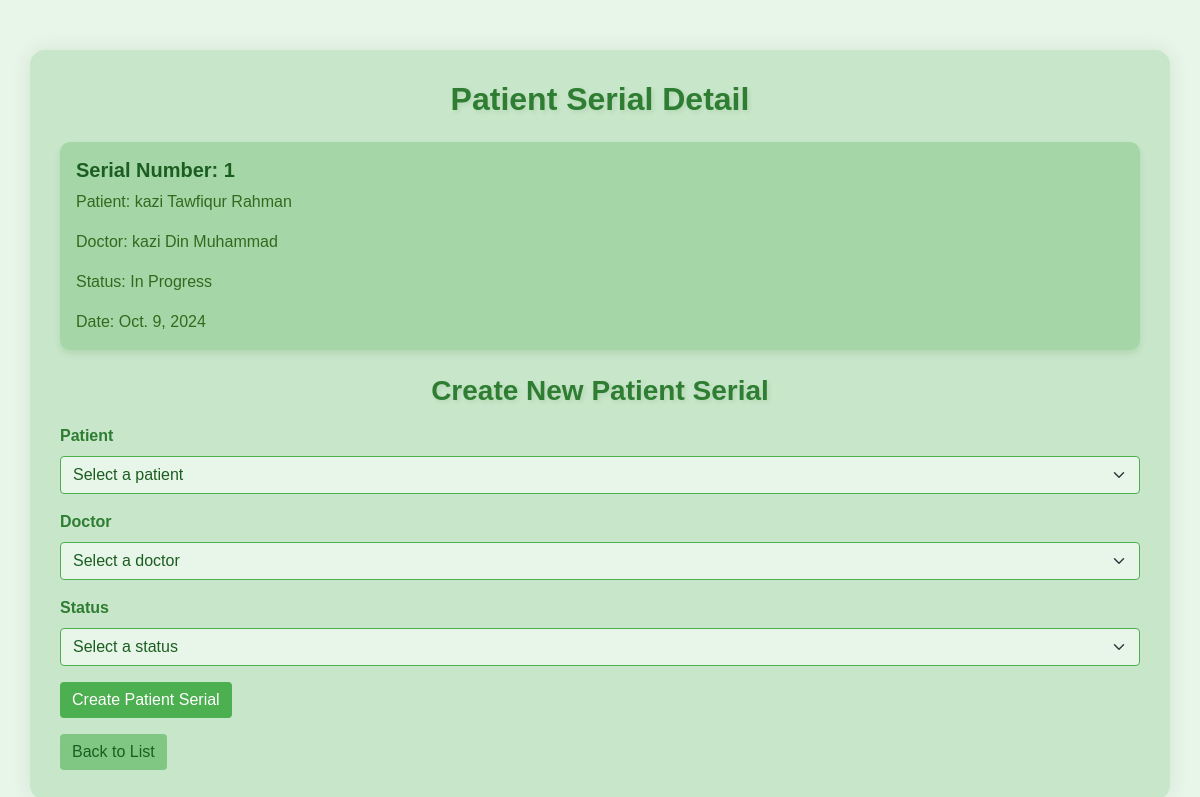
Page /patient-serials/1/ on the committed database.
### hospital/models.py (models this page shows, shortened)
class PatientSerial(models.Model):
    STATUS_CHOICES = [
        ('waiting', 'Waiting'),
        ('in_progress', 'In Progress'),
        ('completed', 'Completed'),
        ('cancelled', 'Cancelled'),
    ]
    patient = models.ForeignKey('Patient', on_delete=models.CASCADE,
                                blank=True, null=True)
    doctor = models.ForeignKey('Doctor', on_delete=models.CASCADE,
                                blank=True, null=True)
    date = models.DateField(default=timezone.now)
    serial_number = models.PositiveIntegerField()
    status = models.CharField(max_length=20, choices=STATUS_CHOICES,
                              default='waiting')
    created_at = models.DateTimeField(auto_now_add=True)
    class Meta:
        ordering = ['date', 'serial_number']
        constraints = [
            models.UniqueConstraint(
                fields=['doctor', 'date', 'serial_number'],
                name='unique_doctor_date_serial'
            )
        ]
    @property
    def get_status_display(self):
        return dict(self.STATUS_CHOICES)[self.status]

class Patient(models.Model):
    PATIENT_TYPES = [
        ('indoor', 'Indoor'),
        ('outdoor', 'Outdoor'),
    ]
    name = models.CharField(max_length=200, null=True, blank=True)
    date_of_birth = models.DateField(null=True, blank=True)
    gender = models.CharField(max_length=10, null=True, blank=True,
                    choices=[('M', 'Male'), ('F', 'Female'), ('O', 'Other')])
    phone_number = models.CharField(max_length=15, null=True, blank=True)
    email = models.EmailField(null=True, blank=True)
    address = models.TextField(null=True, blank=True)
    photo = models.ImageField(upload_to='patient_photos/', null=True, blank=True)
    patient_type = models.CharField(max_length=7,
                                    choices=PATIENT_TYPES, default='outdoor')
    is_admitted = models.BooleanField(default=False)
    admission_date = models.DateTimeField(null=True, blank=True)
    discharge_date = models.DateTimeField(null=True, blank=True)
    bed = models.OneToOneField(Bed, on_delete=models.SET_NULL,
                               null=True, blank=True, related_name='current_patient')

class Doctor(models.Model):
    name = models.CharField(max_length=200)
    specialization = models.CharField(max_length=100, null=True, blank=True)
    phone_number = models.CharField(max_length=15, null=True, blank=True)
    photo = models.ImageField(upload_to='doctor_photos/', null=True, blank=True)

### hospital/views.py (the view)
# urls.py: path('patient-serials/<int:pk>/', views.patient_serial_detail, name='patient_serial_detail'),
def patient_serial_detail(request, pk):
    serial = get_object_or_404(PatientSerial, pk=pk)
    patients = Patient.objects.all()
    doctors = Doctor.objects.all()
    status_choices = PatientSerial.STATUS_CHOICES
    context = {
        'serial': serial,
        'patients': patients,
        'doctors': doctors,
        'status_choices': status_choices,
    }
    return render(request, 'hospital/patient_serial_detail.html', context)

### hospital/templates/hospital/patient_serial_detail.html (shortened to what this page needs)
<!DOCTYPE html>
<html lang="en">
<head>
    <link href="https://cdn.jsdelivr.net/npm/bootstrap@5.1.3/dist/css/bootstrap.min.css" rel="stylesheet">
</head>
<body>
    <div class="container">
        <h2 class="mb-4">Patient Serial Detail</h2>
        <div class="card mb-4">
            <div class="card-body">
                <h5 class="card-title">Serial Number: {{ serial.serial_number }}</h5>
                <p class="card-text">Patient: {{ serial.patient.name }}</p>
                <p class="card-text">Doctor: {{ serial.doctor.name }}</p>
                <p class="card-text">Status: {{ serial.get_status_display }}</p>
                <p class="card-text">Date: {{ serial.date }}</p>
            </div>
        </div>
        <h3 class="mb-3">Create New Patient Serial</h3>
        <form method="post" action="{% url 'create_patient_serial' %}">
            <div class="mb-3">
                <label for="patient" class="form-label">Patient</label>
                <select class="form-select" id="patient" name="patient" required>
                    <option value="">Select a patient</option>
                </select>
            </div>
            <div class="mb-3">
                <label for="doctor" class="form-label">Doctor</label>
                <select class="form-select" id="doctor" name="doctor" required>
                    <option value="">Select a doctor</option>
                </select>
            </div>
            <div class="mb-3">
                <label for="status" class="form-label">Status</label>
                <select class="form-select" id="status" name="status" required>
                    <option value="">Select a status</option>
                </select>
            </div>
            <button type="submit" class="btn btn-primary">Create Patient Serial</button>
        </form>
        <a href="{% url 'patient_serial_list' %}" class="btn btn-secondary mt-3">Back to List</a>
    </div>
</body>
</html>

### hospital/templates/hospital/patient_serial_detail.html (style rules this page uses)
body { background-color: #e8f5e9; color: #1b5e20; font-family: 'Arial', sans-serif; }
.container { background-color: #c8e6c9; border-radius: 15px; padding: 30px; box-shadow: 0 0 20px rgba(0, 100, 0, 0.1); margin-top: 50px; }
h2, h3 { color: #2e7d32; text-align: center; font-weight: bold; margin-bottom: 30px; text-shadow: 2px 2px 4px rgba(0, 100, 0, 0.1); }
.card { background-color: #a5d6a7; border: none; border-radius: 10px; box-shadow: 0 4px 6px rgba(0, 100, 0, 0.1); }
.card-title { color: #1b5e20; font-weight: bold; }
.card-text { color: #33691e; }
.form-label { color: #2e7d32; font-weight: bold; }
.form-select, .form-control { background-color: #e8f5e9; border: 1px solid #4caf50; color: #1b5e20; }
.btn-primary { background-color: #4caf50; border: none; color: white; }
.btn-secondary { background-color: #81c784; border: none; color: #1b5e20; }

### rows in the picture
PatientSerial: serial_number "1", patient.name "kazi Tawfiqur Rahman", doctor.name "kazi Din Muhammad", status "In Progress", date "Oct. 9, 2024"
